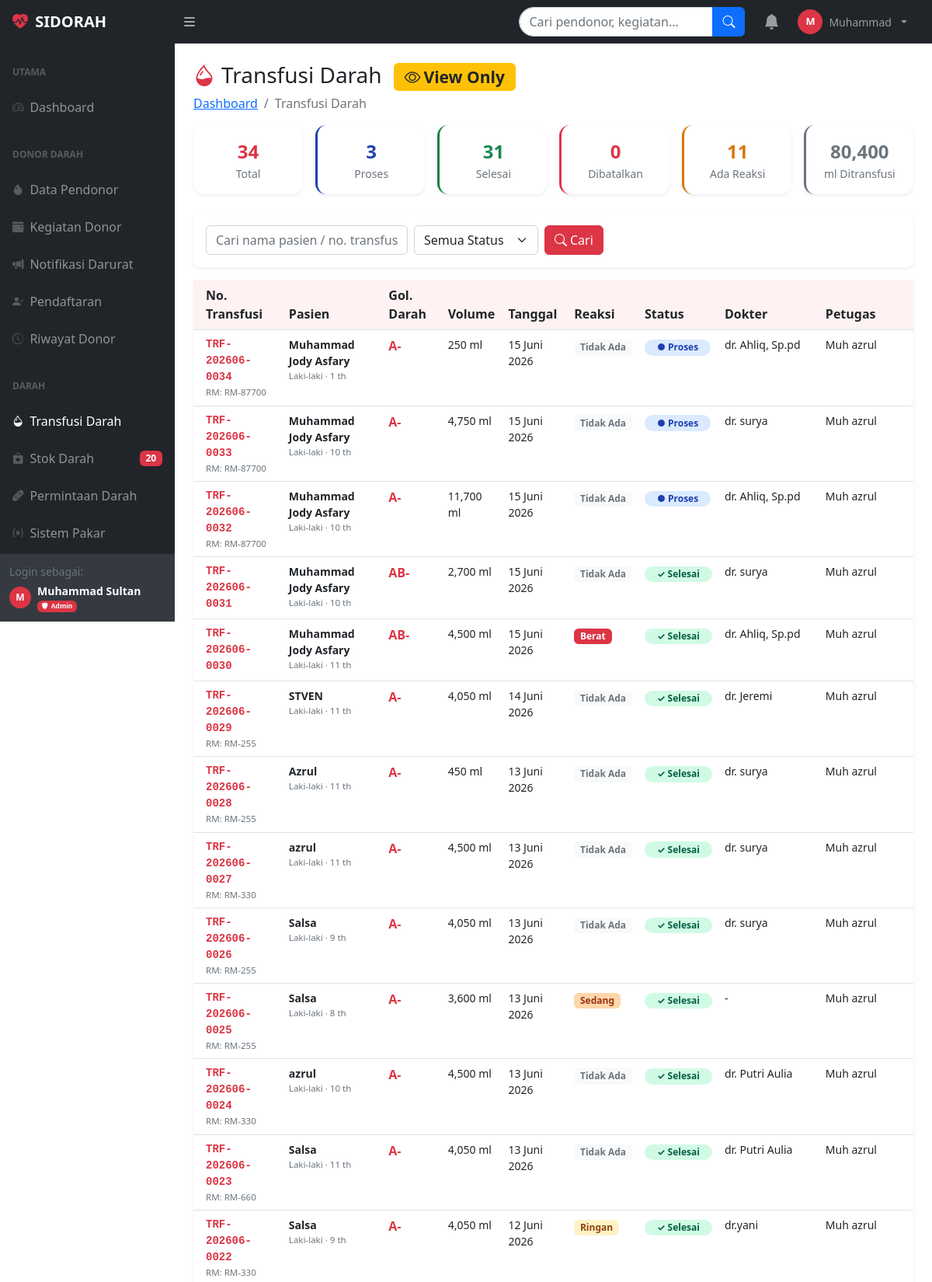
Page /transfusi_darah.php (signed in, upper part) on the committed database.
### tables this page shows
CREATE TABLE `pengaturan` (
  `id` int(11) NOT NULL,
  `kunci` varchar(100) NOT NULL,
  `nilai` text DEFAULT NULL,
  `keterangan` varchar(200) DEFAULT NULL
);

CREATE TABLE `transfusi_darah` (
  `id_transfusi` int(11) NOT NULL,
  `no_transfusi` varchar(20) NOT NULL COMMENT 'Nomor unik transfusi',
  `nama_pasien` varchar(150) NOT NULL,
  `no_rekam_medis` varchar(50) DEFAULT NULL,
  `usia_pasien` int(3) DEFAULT NULL,
  `jenis_kelamin` enum('L','P') DEFAULT 'L',
  `golongan_darah` enum('A','B','AB','O') NOT NULL,
  `rhesus` enum('Positif','Negatif') NOT NULL,
  `id_stok` int(11) DEFAULT NULL COMMENT 'Kantong darah yang digunakan',
  `volume_ml` int(11) DEFAULT 450,
  `jenis_darah` enum('WB','PRC') DEFAULT 'WB',
  `tanggal_transfusi` date NOT NULL,
  `jam_mulai` time DEFAULT NULL,
  `jam_selesai` time DEFAULT NULL,
  `ruangan` varchar(100) DEFAULT NULL,
  `nama_dokter` varchar(150) DEFAULT NULL COMMENT 'Dokter penanggung jawab transfusi',
  `diagnosa` text DEFAULT NULL,
  `indikasi` varchar(200) DEFAULT NULL,
  `reaksi_transfusi` enum('tidak_ada','ringan','sedang','berat') DEFAULT 'tidak_ada',
  `keterangan_reaksi` text DEFAULT NULL,
  `status` enum('proses','selesai','dibatalkan') DEFAULT 'proses',
  `id_petugas` int(11) DEFAULT NULL,
  `catatan` text DEFAULT NULL,
  `created_at` timestamp NOT NULL DEFAULT current_timestamp()
);

CREATE TABLE `users` (
  `id_pengguna` int(11) NOT NULL,
  `nama_lengkap` varchar(100) DEFAULT NULL,
  `email` varchar(100) NOT NULL,
  `password` varchar(255) NOT NULL,
  `no_telepon` varchar(15) DEFAULT NULL,
  `role` enum('super_admin','admin','pendonor','petugas_medis','manajemen') DEFAULT NULL,
  `status_akun` enum('aktif','nonaktif','terkunci') DEFAULT 'aktif',
  `created_at` timestamp NOT NULL DEFAULT current_timestamp(),
  `updated_at` timestamp NOT NULL DEFAULT current_timestamp() ON UPDATE current_timestamp(),
  `last_login` timestamp NULL DEFAULT NULL
);

### transfusi_darah.php (the view, shortened to what this page needs)
<?php
require_once 'koneksi.php';
$hanya_lihat = cekRole([ROLE_MANAJEMEN]) || cekRole([ROLE_ADMIN]);
$cari   = bersihkan($koneksi, $_GET['cari'] ?? '');
$where  = "WHERE 1=1";
$transfusi = $koneksi->query("
    SELECT t.*, u.nama_lengkap as petugas_nama
    FROM transfusi_darah t
    LEFT JOIN users u ON t.id_petugas=u.id_pengguna
    $where ORDER BY t.created_at DESC LIMIT 50
")->fetch_all(MYSQLI_ASSOC);
$stat = $koneksi->query("SELECT
    COUNT(*) as total,
    SUM(status='proses') as proses,
    SUM(status='selesai') as selesai,
    SUM(status='dibatalkan') as dibatalkan,
    SUM(reaksi_transfusi != 'tidak_ada') as ada_reaksi,
    COALESCE(SUM(CASE WHEN status='selesai' THEN volume_ml ELSE 0 END),0) as total_volume
    FROM transfusi_darah")->fetch_assoc();
?>
<!DOCTYPE html>
<html lang="id">
<head>
    <link href="css/styles.css" rel="stylesheet">
    <link href="https://cdn.jsdelivr.net/npm/bootstrap-icons@1.11.3/font/bootstrap-icons.min.css" rel="stylesheet">
</head>
<body class="sb-nav-fixed">
<?php include 'includes/topnav.php'; ?>
<div id="layoutSidenav">
    <?php include 'includes/sidenav.php'; ?>
    <div id="layoutSidenav_content">
        <main>
            <div class="container-fluid px-4">
                <div class="d-flex justify-content-between align-items-center mt-4 mb-3">
                    <div>
                        <h1 class="h3 mb-0">
                            <i class="bi bi-droplet-half text-danger me-2"></i>Transfusi Darah
                            <?php if ($hanya_lihat): ?>
                            <span class="badge bg-warning text-dark ms-2 small">
                                <i class="bi bi-eye me-1"></i>View Only
                            </span>
                            <?php endif; ?>
                        </h1>
                        <ol class="breadcrumb mb-0 mt-1">
                            <li class="breadcrumb-item"><a href="dashboard.php">Dashboard</a></li>
                            <li class="breadcrumb-item active">Transfusi Darah</li>
                        </ol>
                    </div>
                </div>
                <div class="row g-3 mb-4">
                    <div class="col-6 col-md-2">
                        <div class="card card-stat shadow-sm p-3 text-center">
                            <div class="fw-bold fs-4 text-danger"><?= $stat['total'] ?></div>
                            <div class="small text-muted">Total</div>
                        </div>
                    </div>
                    <div class="col-6 col-md-2">
                        <div class="card card-stat shadow-sm p-3 text-center" style="border-left:3px solid #1e40af">
                            <div class="fw-bold fs-4" style="color:#1e40af"><?= $stat['proses'] ?></div>
                            <div class="small text-muted">Proses</div>
                        </div>
                    </div>
                    <div class="col-6 col-md-2">
                        <div class="card card-stat shadow-sm p-3 text-center" style="border-left:3px solid #15803d">
                            <div class="fw-bold fs-4 text-success"><?= $stat['selesai'] ?></div>
                            <div class="small text-muted">Selesai</div>
                        </div>
                    </div>
                    <div class="col-6 col-md-2">
                        <div class="card card-stat shadow-sm p-3 text-center" style="border-left:3px solid #dc3545">
                            <div class="fw-bold fs-4 text-danger"><?= $stat['dibatalkan'] ?></div>
                            <div class="small text-muted">Dibatalkan</div>
                        </div>
                    </div>
                    <div class="col-6 col-md-2">
                        <div class="card card-stat shadow-sm p-3 text-center" style="border-left:3px solid #d97706">
                            <div class="fw-bold fs-4" style="color:#d97706"><?= $stat['ada_reaksi'] ?></div>
                            <div class="small text-muted">Ada Reaksi</div>
                        </div>
                    </div>
                    <div class="col-6 col-md-2">
                        <div class="card card-stat shadow-sm p-3 text-center" style="border-left:3px solid #6b7280">
                            <div class="fw-bold fs-4 text-secondary"><?= number_format($stat['total_volume']) ?></div>
                            <div class="small text-muted">ml Ditransfusi</div>
                        </div>
                    </div>
                </div>
                <div class="card border-0 shadow-sm rounded-3 mb-3 p-3">
                    <form method="GET" class="d-flex gap-2 flex-wrap">
                        <input type="text" name="cari" class="form-control" style="max-width:260px"
                               placeholder="Cari nama pasien / no. transfusi..."
                               value="<?= htmlspecialchars($cari) ?>">
                        <select name="status" class="form-select" style="max-width:160px">
                            <option value="">Semua Status</option>
                        </select>
                        <button type="submit" class="btn btn-danger">
                            <i class="bi bi-search me-1"></i>Cari
                        </button>
                    </form>
                </div>
                <div class="card border-0 shadow-sm rounded-3">
                    <div class="card-body p-0">
                        <div class="table-responsive">
                            <table class="table table-hover mb-0">
                                <thead style="background:#fef2f2">
                                    <tr>
                                        <th class="ps-3">No. Transfusi</th>
                                        <th>Pasien</th>
                                        <th>Gol. Darah</th>
                                        <th>Volume</th>
                                        <th>Tanggal</th>
                                        <th>Reaksi</th>
                                        <th>Status</th>
                                        <th>Dokter</th>
                                        <th>Petugas</th>
                                    </tr>
                                </thead>
                                <tbody>
                                <?php if (empty($transfusi)): ?>
                                <tr><td colspan="9" class="text-center py-5 text-muted">
                                    <i class="bi bi-droplet fs-2 d-block mb-2 text-danger opacity-50"></i>
                                    Belum ada data transfusi
                                </td></tr>
                                <?php else: foreach ($transfusi as $t):
                                    $sym = $t['rhesus']==='Positif'?'+':'-';
                                    $reaksi_badge = match($t['reaksi_transfusi']) {
                                        'tidak_ada' => '<span class="badge bg-light text-muted">Tidak Ada</span>',
                                        'ringan'    => '<span class="badge" style="background:#fef3c7;color:#92400e">Ringan</span>',
                                        'sedang'    => '<span class="badge" style="background:#fed7aa;color:#9a3412">Sedang</span>',
                                        'berat'     => '<span class="badge bg-danger">Berat</span>',
                                        default     => '-'
                                    };
                                    $status_badge = match($t['status']) {
                                        'proses'     => '<span class="badge badge-proses rounded-pill px-3">● Proses</span>',
                                        'selesai'    => '<span class="badge badge-selesai rounded-pill px-3">✓ Selesai</span>',
                                        'dibatalkan' => '<span class="badge badge-dibatalkan rounded-pill px-3">✕ Dibatalkan</span>',
                                        default      => '-'
                                    };
                                ?>
                                <tr class="tbl-row">
                                    <td class="ps-3">
                                        <div class="fw-semibold small font-monospace text-danger">
                                            <?= htmlspecialchars($t['no_transfusi']) ?>
                                        </div>
                                        <?php if ($t['no_rekam_medis']): ?>
                                        <div class="text-muted" style="font-size:0.72rem">RM: <?= htmlspecialchars($t['no_rekam_medis']) ?></div>
                                        <?php endif; ?>
                                    </td>
                                    <td>
                                        <div class="fw-semibold small"><?= htmlspecialchars($t['nama_pasien']) ?></div>
                                        <div class="text-muted" style="font-size:0.72rem">
                                            <?= $t['jenis_kelamin']==='L'?'Laki-laki':'Perempuan' ?>
                                            <?= $t['usia_pasien'] ? '· '.$t['usia_pasien'].' th' : '' ?>
                                        </div>
                                    </td>
                                    <td>
                                        <span class="fw-bold text-danger"><?= $t['golongan_darah'].$sym ?></span>
                                    </td>
                                    <td class="small"><?= number_format($t['volume_ml']) ?> ml</td>
                                    <td class="small"><?= tanggal_indo($t['tanggal_transfusi']) ?></td>
                                    <td><?= $reaksi_badge ?></td>
                                    <td><?= $status_badge ?></td>
                                    <td class="small"><?= htmlspecialchars($t['nama_dokter'] ?: '-') ?></td>
                                    <td class="small"><?= htmlspecialchars($t['petugas_nama'] ?? '-') ?></td>
                                </tr>
                                <?php endforeach; endif; ?>
                                </tbody>
                            </table>
                        </div>
                    </div>
                </div>
            </div>
        </main>
    </div>
</div>
</body>
</html>

### includes/topnav.php (shortened to what this page needs)
<?php
$nama_rs_nav = 'SIDORAH';
$res_nama = $koneksi->query("SELECT nilai FROM pengaturan WHERE kunci='nama_rs' LIMIT 1");
if ($res_nama && $res_nama->num_rows > 0) {
    $nama_rs_nav = $res_nama->fetch_assoc()['nilai'] ?: 'SIDORAH';
}
?>
<nav class="sb-topnav navbar navbar-expand navbar-dark bg-dark">
    <a class="navbar-brand ps-3 fw-bold" href="dashboard.php">
        <i class="bi bi-heart-pulse-fill text-danger me-1"></i>
        <?= htmlspecialchars($nama_rs_nav) ?>
    </a>
    <button class="btn btn-link btn-sm order-1 order-lg-0 me-4 me-lg-0 text-white"
            id="sidebarToggle" href="#!">
        <i class="bi bi-list fs-5"></i>
    </button>
    <form class="d-none d-md-inline-block ms-auto me-0 me-md-3 my-2 my-md-0"
          action="cari.php" method="GET">
        <div class="input-group">
            <input class="form-control" type="text" name="q"
                   placeholder="Cari pendonor, kegiatan..."
                   value="<?= htmlspecialchars($_GET['q'] ?? '') ?>"
                   style="width:250px; border-radius:20px 0 0 20px;"
                   autocomplete="off">
            <button class="btn btn-primary" type="submit">
                <i class="bi bi-search"></i>
            </button>
        </div>
    </form>
    <ul class="navbar-nav ms-auto ms-md-0 me-3 me-lg-4 align-items-center">
        <li class="nav-item dropdown me-2">
            <a class="nav-link position-relative" href="#"
               role="button" data-bs-toggle="dropdown">
                <i class="bi bi-bell-fill fs-5"></i>
            </a>
        </li>
        <li class="nav-item dropdown">
            <a class="nav-link dropdown-toggle d-flex align-items-center gap-2"
               href="#" role="button" data-bs-toggle="dropdown">
                <div style="width:32px;height:32px;border-radius:50%;background:#dc3545;
                            display:flex;align-items:center;justify-content:center;
                            font-weight:700;font-size:0.8rem;color:white;">
                    <?= strtoupper(substr($_SESSION['nama_lengkap'] ?? 'A', 0, 1)) ?>
                </div>
                <span class="d-none d-lg-inline small">
                    <?= htmlspecialchars(explode(' ', $_SESSION['nama_lengkap'])[0]) ?>
                </span>
            </a>
        </li>
    </ul>
</nav>

### transfusi_darah.php (style rules this page uses)
.card-stat { border-radius:14px; border:none; }
.badge-proses { background:#dbeafe; color:#1e40af; }
.badge-selesai { background:#d1fae5; color:#065f46; }

### rows in the picture
pengaturan: nilai "SIDORAH"
transfusi_darah: no_transfusi "TRF-202606-0034", no_rekam_medis "RM-87700", nama_pasien "Muhammad Jody Asfary", jenis_kelamin "Laki-laki", usia_pasien "1", golongan_darah "A", rhesus "-", volume_ml "250", tanggal_transfusi "15 Juni 2026", reaksi_transfusi "Tidak Ada", status "● Proses", nama_dokter "dr. Ahliq, Sp.pd", users.nama_lengkap "Muh azrul"
transfusi_darah: no_transfusi "TRF-202606-0033", no_rekam_medis "RM-87700", nama_pasien "Muhammad Jody Asfary", jenis_kelamin "Laki-laki", usia_pasien "10", golongan_darah "A", rhesus "-", volume_ml "4,750", tanggal_transfusi "15 Juni 2026", reaksi_transfusi "Tidak Ada", status "● Proses", nama_dokter "dr. surya", users.nama_lengkap "Muh azrul"
transfusi_darah: no_transfusi "TRF-202606-0032", no_rekam_medis "RM-87700", nama_pasien "Muhammad Jody Asfary", jenis_kelamin "Laki-laki", usia_pasien "10", golongan_darah "A", rhesus "-", volume_ml "11,700", tanggal_transfusi "15 Juni 2026", reaksi_transfusi "Tidak Ada", status "● Proses", nama_dokter "dr. Ahliq, Sp.pd", users.nama_lengkap "Muh azrul"
transfusi_darah: no_transfusi "TRF-202606-0031", nama_pasien "Muhammad Jody Asfary", jenis_kelamin "Laki-laki", usia_pasien "10", golongan_darah "AB", rhesus "-", volume_ml "2,700", tanggal_transfusi "15 Juni 2026", reaksi_transfusi "Tidak Ada", status "✓ Selesai", nama_dokter "dr. surya", users.nama_lengkap "Muh azrul"
transfusi_darah: no_transfusi "TRF-202606-0030", nama_pasien "Muhammad Jody Asfary", jenis_kelamin "Laki-laki", usia_pasien "11", golongan_darah "AB", rhesus "-", volume_ml "4,500", tanggal_transfusi "15 Juni 2026", reaksi_transfusi "Berat", status "✓ Selesai", nama_dokter "dr. Ahliq, Sp.pd", users.nama_lengkap "Muh azrul"
transfusi_darah: no_transfusi "TRF-202606-0029", no_rekam_medis "RM-255", nama_pasien "STVEN", jenis_kelamin "Laki-laki", usia_pasien "11", golongan_darah "A", rhesus "-", volume_ml "4,050", tanggal_transfusi "14 Juni 2026", reaksi_transfusi "Tidak Ada", status "✓ Selesai", nama_dokter "dr. Jeremi", users.nama_lengkap "Muh azrul"
transfusi_darah: no_transfusi "TRF-202606-0028", no_rekam_medis "RM-255", nama_pasien "Azrul", jenis_kelamin "Laki-laki", usia_pasien "11", golongan_darah "A", rhesus "-", volume_ml "450", tanggal_transfusi "13 Juni 2026", reaksi_transfusi "Tidak Ada", status "✓ Selesai", nama_dokter "dr. surya", users.nama_lengkap "Muh azrul"
transfusi_darah: no_transfusi "TRF-202606-0027", no_rekam_medis "RM-330", nama_pasien "azrul", jenis_kelamin "Laki-laki", usia_pasien "11", golongan_darah "A", rhesus "-", volume_ml "4,500", tanggal_transfusi "13 Juni 2026", reaksi_transfusi "Tidak Ada", status "✓ Selesai", nama_dokter "dr. surya", users.nama_lengkap "Muh azrul"
transfusi_darah: no_transfusi "TRF-202606-0026", no_rekam_medis "RM-255", nama_pasien "Salsa", jenis_kelamin "Laki-laki", usia_pasien "9", golongan_darah "A", rhesus "-", volume_ml "4,050", tanggal_transfusi "13 Juni 2026", reaksi_transfusi "Tidak Ada", status "✓ Selesai", nama_dokter "dr. surya", users.nama_lengkap "Muh azrul"
transfusi_darah: no_transfusi "TRF-202606-0025", no_rekam_medis "RM-255", nama_pasien "Salsa", jenis_kelamin "Laki-laki", usia_pasien "8", golongan_darah "A", rhesus "-", volume_ml "3,600", tanggal_transfusi "13 Juni 2026", reaksi_transfusi "Sedang", status "✓ Selesai", nama_dokter "-", users.nama_lengkap "Muh azrul"
transfusi_darah: no_transfusi "TRF-202606-0024", no_rekam_medis "RM-330", nama_pasien "azrul", jenis_kelamin "Laki-laki", usia_pasien "10", golongan_darah "A", rhesus "-", volume_ml "4,500", tanggal_transfusi "13 Juni 2026", reaksi_transfusi "Tidak Ada", status "✓ Selesai", nama_dokter "dr. Putri Aulia", users.nama_lengkap "Muh azrul"
transfusi_darah: no_transfusi "TRF-202606-0023", no_rekam_medis "RM-660", nama_pasien "Salsa", jenis_kelamin "Laki-laki", usia_pasien "11", golongan_darah "A", rhesus "-", volume_ml "4,050", tanggal_transfusi "13 Juni 2026", reaksi_transfusi "Tidak Ada", status "✓ Selesai", nama_dokter "dr. Putri Aulia", users.nama_lengkap "Muh azrul"
transfusi_darah: no_transfusi "TRF-202606-0022", no_rekam_medis "RM-330", nama_pasien "Salsa", jenis_kelamin "Laki-laki", usia_pasien "9", golongan_darah "A", rhesus "-", volume_ml "4,050", tanggal_transfusi "12 Juni 2026", reaksi_transfusi "Ringan", status "✓ Selesai", nama_dokter "dr.yani", users.nama_lengkap "Muh azrul"

### other values in the picture
substr($_SESSION['nama_lengkap'] ?? 'A', 0, 1) "M"
explode(' ', $_SESSION['nama_lengkap'])[0] "Muhammad"
$kritis "20"
$_SESSION['nama_lengkap'] "Muhammad Sultan"
$r[2] "Admin"
$stat['total'] "34"
$stat['proses'] "3"
$stat['selesai'] "31"
$stat['dibatalkan'] "0"
$stat['ada_reaksi'] "11"
$stat['total_volume'] "80,400"
